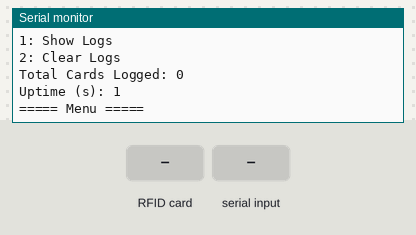
A sketch run on a simulated ESP32. On the bench: the last lines printed to the serial monitor. Inputs (shaded band) come from the test bench. EEPROM starts erased.

Above: at 1.2 s.
1.3 s: RFID card 5E 7A 19 C4 held to the reader
At 1.9 s:
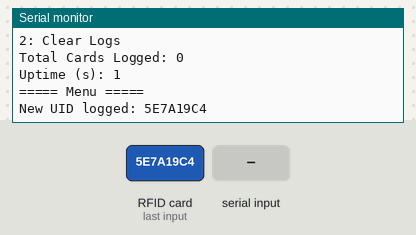
2.8 s: "1" received over Serial
At 2.99 s:
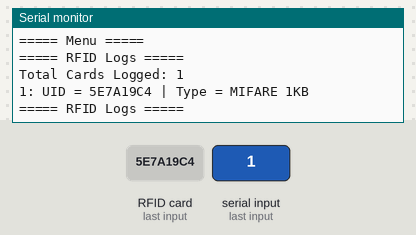
4.3 s: "2" received over Serial
At 5.0 s:
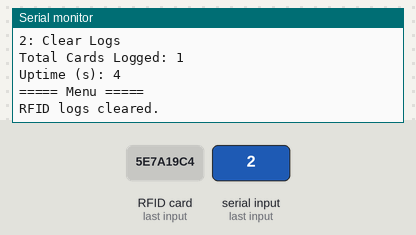
5.8 s: "0" received over Serial
At 6.03 s:
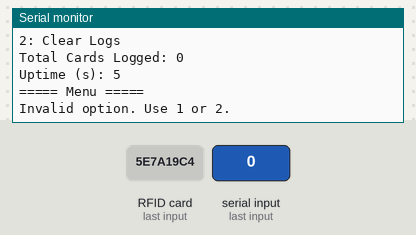
Timing chart, 0 to 8.3 s (numbered marks = the images above; inputs shaded):
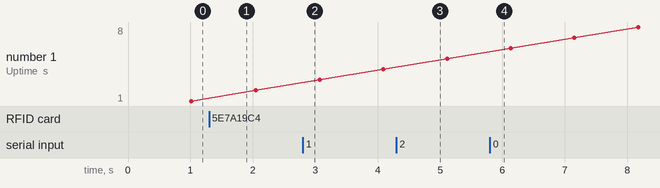

The sketch:

read_data.ino
```cpp
#include <WiFi.h>
#include <WebServer.h>
#include <Preferences.h>
#include <MFRC522v2.h>
#include <MFRC522DriverSPI.h>
#include <MFRC522DriverPinSimple.h>
#include <MFRC522Debug.h>

// WiFi Access Point
const char* ssid = "RFID-Access-Point";
const char* password = "";

Preferences preferences;

MFRC522DriverPinSimple ss_1_pin(10);
MFRC522DriverSPI driver_1{ss_1_pin};
MFRC522 reader{driver_1};

WebServer server(80);
IPAddress IP;

unsigned long lastMenuTime = 0;
const unsigned long menuInterval = 1 * 1000; // 1 second

void setup() {
  Serial.begin(115200);

  // Start Access Point
  WiFi.softAP(ssid, password);
  IP = WiFi.softAPIP();
  Serial.print("Access Point IP Address: ");
  Serial.println(IP);

  // Init Preferences
  preferences.begin("rfid", false);

  // Init RFID reader
  reader.PCD_Init();
  Serial.print(F("Reader: "));
  MFRC522Debug::PCD_DumpVersionToSerial(reader, Serial);

  // Start Web Server
  server.on("/", handleRoot);
  server.begin();
  Serial.println("Web server started.");
}

void loop() {
  // RFID reading
  if (reader.PICC_IsNewCardPresent() && reader.PICC_ReadCardSerial()) {
    String uidStr;
    for (byte i = 0; i < reader.uid.size; i++) {
      if (reader.uid.uidByte[i] < 0x10) uidStr += "0";
      uidStr += String(reader.uid.uidByte[i], HEX);
    }
    uidStr.toUpperCase();

    MFRC522::PICC_Type piccType = reader.PICC_GetType(reader.uid.sak);
    String typeStr = MFRC522Debug::PICC_GetTypeName(piccType);

    int count = preferences.getInt("count", 0);
    bool exists = false;

    // Check if UID already exists
    for (int i = 0; i < count; i++) {
      String uidKey = "uid" + String(i);
      String storedUid = preferences.getString(uidKey.c_str(), "");
      if (storedUid == uidStr) {
        exists = true;
        break;
      }
    }

    if (!exists) {
      String uidKey = "uid" + String(count);
      String typeKey = "type" + String(count);
      preferences.putString(uidKey.c_str(), uidStr);
      preferences.putString(typeKey.c_str(), typeStr);
      preferences.putInt("count", count + 1);
      Serial.print("New UID logged: ");
      Serial.println(uidStr);
    } else {
      Serial.print("UID already logged: ");
      Serial.println(uidStr);
    }

    reader.PICC_HaltA();
    reader.PCD_StopCrypto1();
  }

  // Serial input handling
  if (Serial.available()) {
    char option = Serial.read();
    switch (option) {
      case '1':
        GetLogs();
        break;
      case '2':
        ClearLogs();
        break;
      default:
        Serial.println("Invalid option. Use 1 or 2.");
        break;
    }
  }

  // Print menu every X seconds
  if (millis() - lastMenuTime > menuInterval) {
    Serial.println("===== Menu =====");
    Serial.print("WebServer IPAddress: ");
    Serial.println(IP);
    Serial.println("1: Show Logs");
    Serial.println("2: Clear Logs");
    Serial.print("Total Cards Logged: ");
    Serial.println(preferences.getInt("count", 0));
    Serial.print("Uptime (s): ");
    Serial.println(millis() / 1000);
    Serial.println("===== Menu =====");
    lastMenuTime = millis();
  }

  server.handleClient();
}

// Serve logs via web interface
void handleRoot() {
  int count = preferences.getInt("count", 0);
  unsigned long uptime = millis() / 1000;

  String html = "<!DOCTYPE html><html><head>";
  html += "<meta http-equiv='refresh' content='5'>";
  html += "<title>RFID Logs</title>";
  html += "<style>";
  html += "body {font-family: Arial; text-align: center; margin-top: 50px;}";
  html += "h1 {color: #444;}";
  html += ".data {font-size: 24px; margin: 20px;}";
  html += "table {margin: 0 auto; border-collapse: collapse; width: 80%;}";
  html += "th, td {border: 1px solid #ccc; padding: 10px; font-size: 18px;}";
  html += "th {background-color: #f2f2f2;}";
  html += "</style></head><body>";

  html += "<h1>RFID Card Logs</h1>";
  html += "<div class='data'>Total Cards Read: " + String(count) + "</div>";
  html += "<div class='data'>Uptime: " + String(uptime) + " seconds</div>";

  html += "<table>";
  html += "<tr><th>#</th><th>UID</th><th>Card Type</th></tr>";

  for (int i = 0; i < count; i++) {
    String uid = preferences.getString(("uid" + String(i)).c_str(), "");
    String type = preferences.getString(("type" + String(i)).c_str(), "");
    html += "<tr><td>" + String(i + 1) + "</td><td>" + uid + "</td><td>" + type + "</td></tr>";
  }

  html += "</table></body></html>";

  server.send(200, "text/html", html);
}

// Serial log display
void GetLogs() {
  int count = preferences.getInt("count", 0);
  Serial.println("===== RFID Logs =====");
  Serial.print("Total Cards Logged: ");
  Serial.println(count);

  for (int i = 0; i < count; i++) {
    String uid = preferences.getString(("uid" + String(i)).c_str(), "");
    String type = preferences.getString(("type" + String(i)).c_str(), "");
    Serial.print(i + 1);
    Serial.print(": UID = ");
    Serial.print(uid);
    Serial.print(" | Type = ");
    Serial.println(type);
  }
  Serial.println("===== RFID Logs =====");
}

// Clear all logs
void ClearLogs() {
  preferences.clear();  // Clear all keys in the namespace
  preferences.putInt("count", 0);  // Reset count explicitly
  Serial.println("RFID logs cleared.");
}
```

Measured:
- after the input at 1.3 s, the serial monitor: prints a new line at once (image 1)
- after the input at 2.8 s, the serial monitor: prints a new line at once (image 2)
- after the input at 4.3 s, the serial monitor: prints a new line at once (image 3)
- after the input at 5.8 s, the serial monitor: prints a new line at once (image 4)
